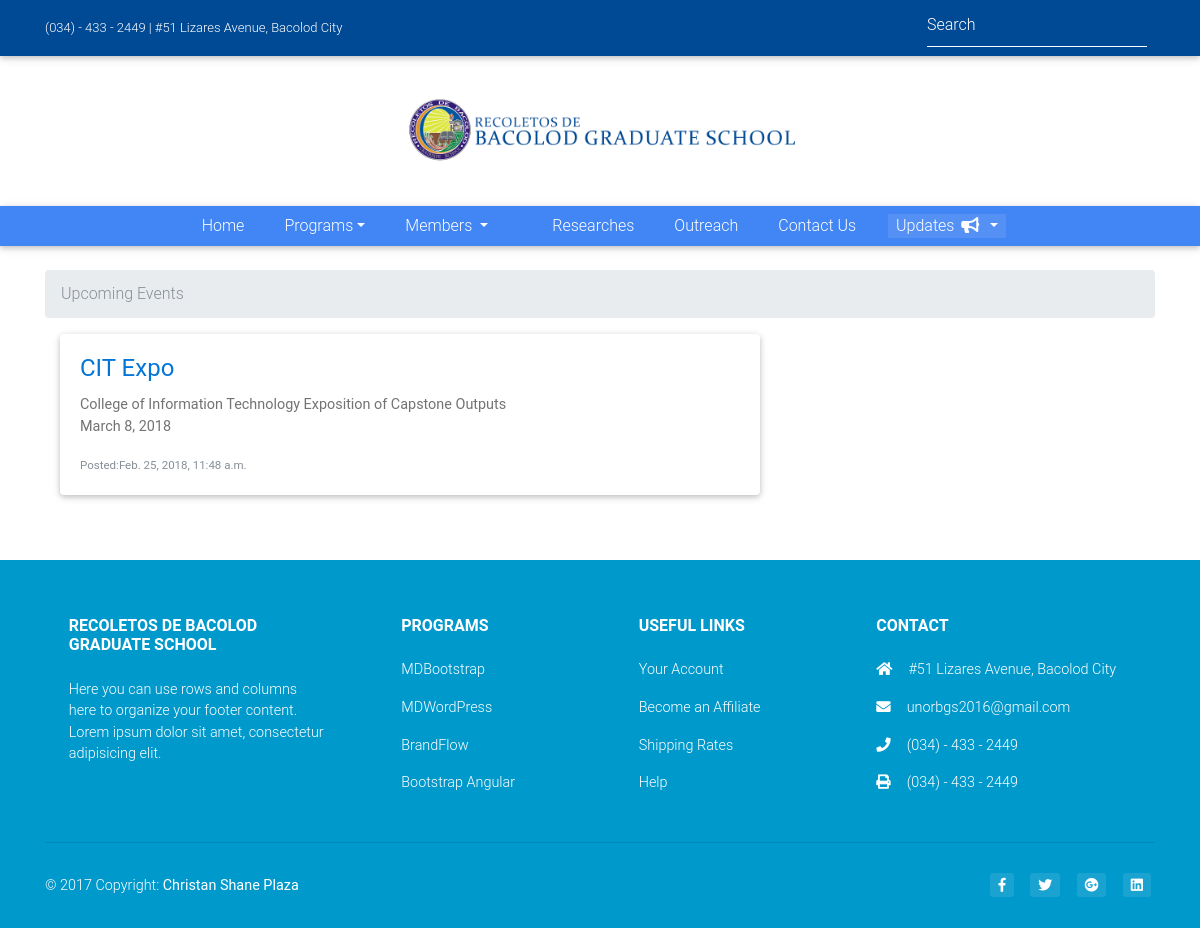
The app's page /upcomingevents, older data.
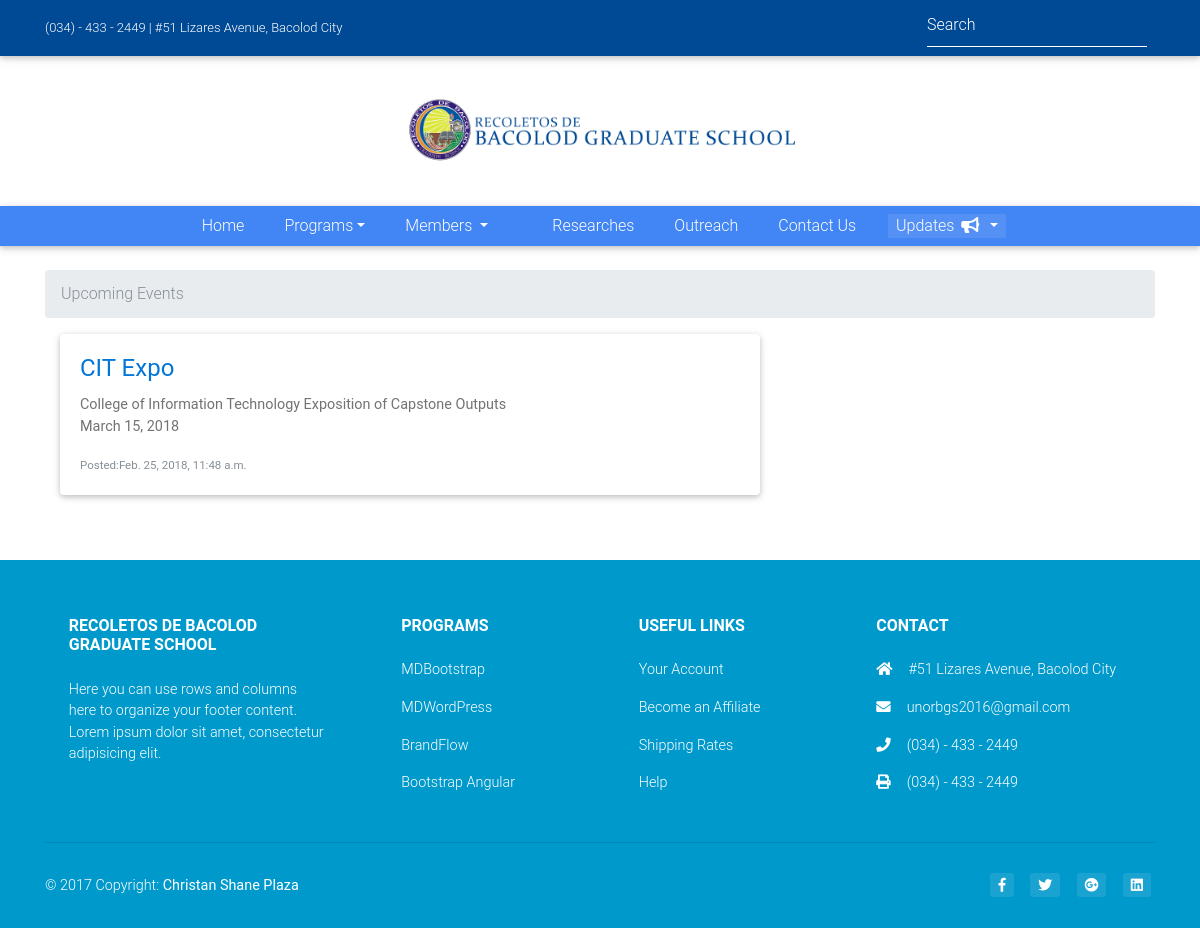
The same page, newer data.
### website/models.py (models this page shows, shortened)
class UpcomingEvent(models.Model):
	event_name = models.CharField(null="",max_length=1000)
	event_details = models.CharField(null="",max_length=10000)
	event_date = models.DateField(null="")
	event_time = models.TimeField(null="", help_text="Format: HH:MM:SS, 24H. e.g 15:30:00 is 3:30PM")
	event_datecreated = models.DateTimeField(null="",auto_now_add=True)

### website/views.py (the view)
# urls.py: url(r'^upcomingevents', views.upcomingevents, name='upcomingevents'),
def upcomingevents(request, template_name='website/upcomingevents.html'):
	events_list = UpcomingEvent.objects.all().order_by('event_date')
	page = request.GET.get('page', 1)
	paginator = Paginator(events_list, 3)
	try:
		events = paginator.page(page)
	except PageNotAnInteger:
		events = paginator.page(1)
	except EmptyPage:
		events = paginator.page(paginator.num_pages)
	return render(request, template_name, {'events' : events})

### website/templates/website/upcomingevents.html (shortened to what this page needs)
{% extends 'website/base.html' %}
{% load static %}
{% block navbar %}
<nav class="navbar navbar-expand-lg navbar-dark primary-color">
    <div class="container">
        <div class="row mx-auto">
            <div class="col-lg-12">
                <div class="collapse navbar-collapse" id="basicExampleNav">
                    <ul class="navbar-nav ml-auto">
                        <li class="nav-item">
                          <a class="nav-link" href="/"> Home
                          </a>
                        </li>
                        <li class="nav-item dropdown menu-large ml-4">
                          <a class="nav-link dropdown-toggle dropdown-toggle-split" href="programs" data-toggle="dropdown" aria-haspopup="true" aria-expanded="false">Programs</a>
                        </li>
                        <li class="nav-item ml-4 dropdown">
                            <a class="nav-link dropdown-toggle" href="#" id="userMenu2" data-toggle="dropdown" aria-haspopup="true" aria-expanded="false">
                                Members
                            </a>
                        </li>
                        <li class="nav-item ml-4">
                          <a class="nav-link ml-4" href="/research">Researches</a>
                        </li>
                        <li class="nav-item ml-4">
                          <a class="nav-link" href="/outreach">Outreach</a>
                        </li>
                        <li class="nav-item ml-4">
                          <a class="nav-link" href="/contactus">Contact Us</a>
                        </li>
                        <li class="nav-item ml-4 dropdown active">
                            <a class="nav-link dropdown-toggle" href="#" id="userMenu" data-toggle="dropdown" aria-haspopup="true" aria-expanded="false">
                                Updates <i class="fa fa-bullhorn"></i>
                            </a>
                        </li>
                    </ul>
                </div>
            </div>
        </div>
    </div>
</nav>
{% endblock %}
{% block breadcrumb %}
<div class="container mt-4">
    <ol class="breadcrumb">
        <li class="breadcrumb-item active">Upcoming Events</li>
    </ol>
</div>
{% endblock %}
{% block content %}
<div class="container">
  <div class="row">
      <div class="col-lg-8">
        {% for UpcomingEvent in events %}
        <div class="col-lg-12 col-md-8">
          <div class="card mb-3">
            <div class="card-block card-body">
              <h4 class="card-title">
                <a href="">{{UpcomingEvent.event_name}}</a>
              </h4>
                <p class="card-text">
                    {{ UpcomingEvent.event_details }}
                    <br>
                    {{ UpcomingEvent.event_date}}
                </p>
              <p class="card-text">
                  <small class="text-muted">
                    Posted:{{UpcomingEvent.event_datecreated}}
                  </small>
              </p>
            </div>
          </div>
        </div>
        <br>
        {% endfor %}
          </div>
    </div>
    <div class="row ">
        <div class="col-md-12">
        </div>
    </div>
  <br>
</div>
{% endblock %}

Row changes from the older to the newer data that the page shows:
changed UpcomingEvent "CIT Expo": event_date "March 8, 2018" → "March 15, 2018"
